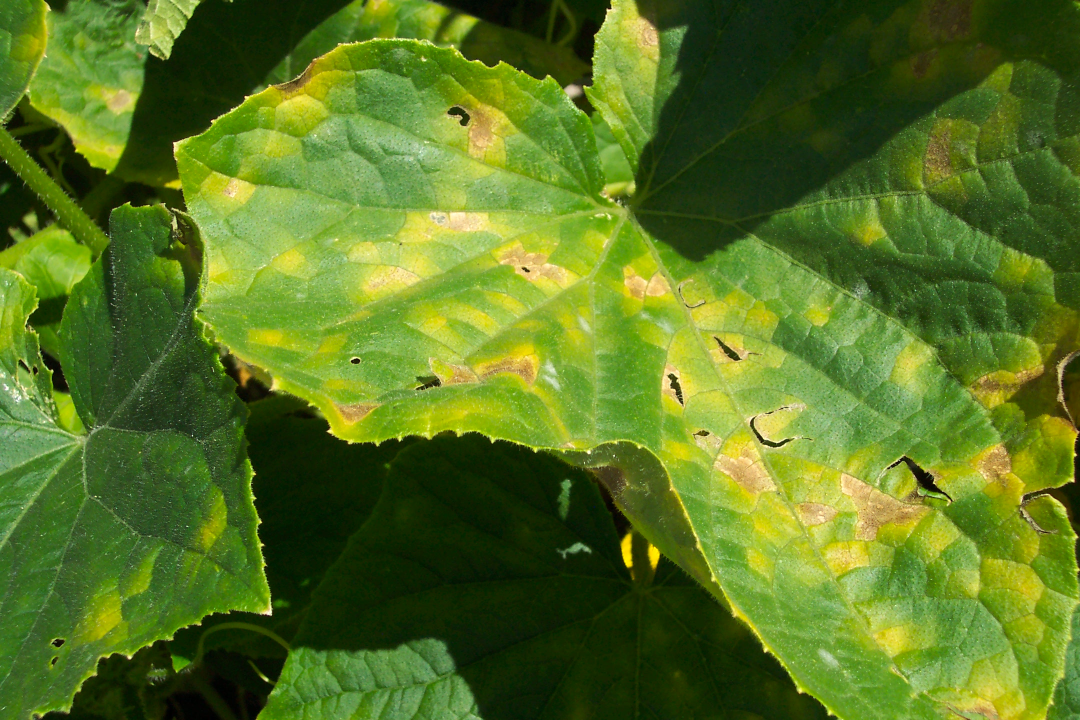
#> input picture lab2/data/mold/100_4542.jpg, 2160 x 1440 px (shown at 1/2 size); its folder holds 3 pictures in this run
$ jupyter execute --allow-errors lab2-kod.ipynb
#> lines starting #> are read from the running program, lines starting #| are printed output that depends on the picture; pictures that were not available may be replaced by others from this repository, and a replacement may not be noted
# Laboratorium 2 - Analiza głównych składowych

## Preprocessing danych

[cell 1]
import os
import numpy as np
from PIL import Image
from sklearn.decomposition import PCA
import matplotlib.pyplot as plt

[cell 2]
def load_images_from_folders(data_folders):
    images = []
    for folder in data_folders:
        folder_path = os.path.join("data", folder)
        for filename in os.listdir(folder_path):
            img_path = os.path.join(folder_path, filename)
            img = Image.open(img_path)
#> img is the input picture: PIL image 2160x1440 RGB; mean R, G, B 87.4, 116.5, 33.1
            images.append(img)
    return images

[cell 3]
def convert_pictures(images):
    for i, img in enumerate(images):
        images[i] = img.convert('L') # konwersja do skali szarości
        images[i] = images[i].resize((224, 224)) # przeskalowanie do wymiarów 224x244x3
        images[i] = np.array(images[i]) # konwersja na format np.array
        images[i] = np.reshape(images[i], -1) # konwersja tablic 2d na wektory

    average_image = np.mean(images,axis=0)

    for i, img in enumerate(images):
        images[i] = images[i] - average_image # centrowanie zbioru
    return average_image

[cell 4]
data_folders = ["mold", "mosaic", "septoria"]

[cell 5]
images = load_images_from_folders(data_folders)
average_image=convert_pictures(images)
X = np.vstack(images)

[cell 6]
print("Wymiary tablicy X ->", X.shape)
#| Wymiary tablicy X -> (5, 50176)

## Analiza głównych składowych

[cell 7]
pca = PCA()
pca.fit(X)
X_pca = pca.transform(X)

[cell 8]
labels = ["mold", "mosaic", "septoria"]
plt.figure(figsize=(8, 8))
for i, label in enumerate(labels):
    plt.scatter(X_pca[i*20:(i+1)*20, 0], X_pca[i*20:(i+1)*20, 1], label=f'Klasa {label}')


plt.title('Zrzutowanie zbioru na płaszczyznę przy użyciu PCA')
plt.xlabel('PCA Składowa 1')
plt.ylabel('PCA Składowa 2')
plt.legend(labels)
plt.grid(True)
plt.savefig("graphs/pca_2d.png")
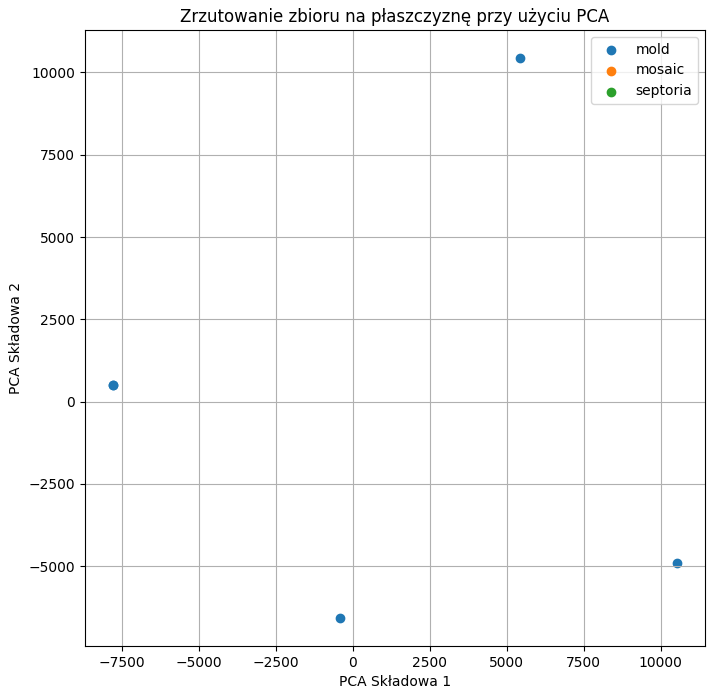
#> figure drawn by matplotlib, 1 panel

[cell 9]
explained_variance_sum = []
for n in range(0, 61):
    explained_variance_sum.append(np.sum(pca.explained_variance_ratio_[:n]))
plt.figure(figsize=(13, 6))
plt.plot(np.arange(0, 61), explained_variance_sum, marker='o', linestyle='-')
plt.title('Wykres sumy wariancji wyjaśnionej w zależności od liczby głównych składowych')
plt.xlabel('Liczba głównych składowych')
plt.ylabel('Suma wariancji wyjaśnionej')
plt.grid(True)
plt.savefig("graphs/var_sum.png")
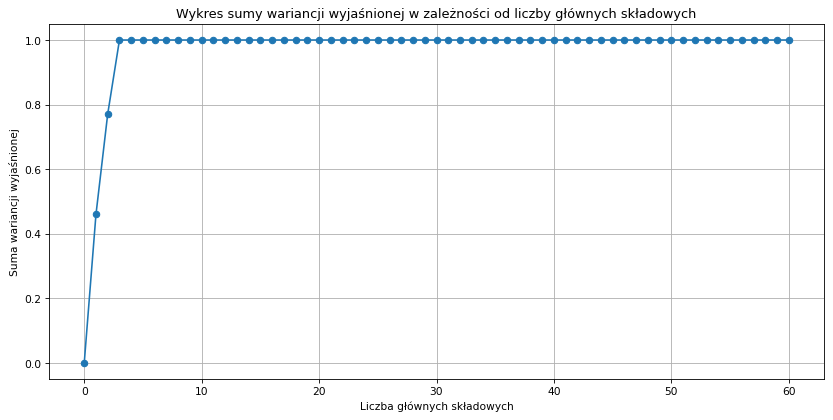
#> figure drawn by matplotlib, 1 panel; curve peaks at x = 3, y = 1

### Macierz Kowariancji

[cell 10]
print(f"Wymiary macierzy kowariancji przed PCA: {len(X.T)}x{len(X.T)}")
print(f"Wymiary macierzy kowariancji przed PCA: {len(X_pca.T)}x{len(X_pca.T)}")

## Średnie zdjęcie odjęte od pozostałych

[cell 11]
average_image_reshaped = average_image.reshape(224, 224)
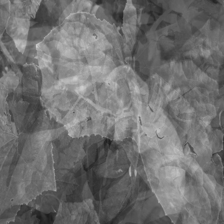
#> average_image_reshaped: shape (224, 224) float64; min 29.2, max 208, mean 112.3
plt.imshow(average_image_reshaped, cmap='gray')
plt.axis('off')
plt.title('Średnie zdjęcie')
plt.show()

## Nowe wektory bazowe

[cell 12]
# znalezienie nowych wektorów bazowych

principal_axes = pca.components_
explained_variance = pca.explained_variance_

# Sortowanie według powiązanej wariancji
sorted_indices = np.argsort(explained_variance)[::-1]
principal_axes = principal_axes[sorted_indices]
explained_variance = explained_variance[sorted_indices]

# wizualizacja
num_images= 5

fig, axes = plt.subplots(1, num_images, figsize=(15, 3))

for i in range(num_images):
    ax = axes[i]
    principal_axis_reshaped = principal_axes[i].reshape(224, 224)
    ax.imshow(principal_axis_reshaped, cmap='gray')
    ax.axis('off')
    ax.set_title(f"PCA Component {i+1}")

plt.tight_layout()
plt.show()
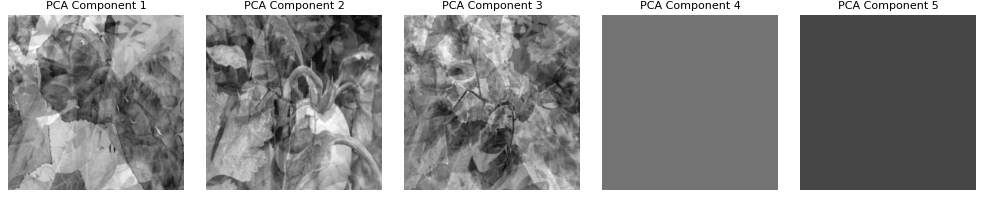
#> figure drawn by matplotlib, 5 panels
